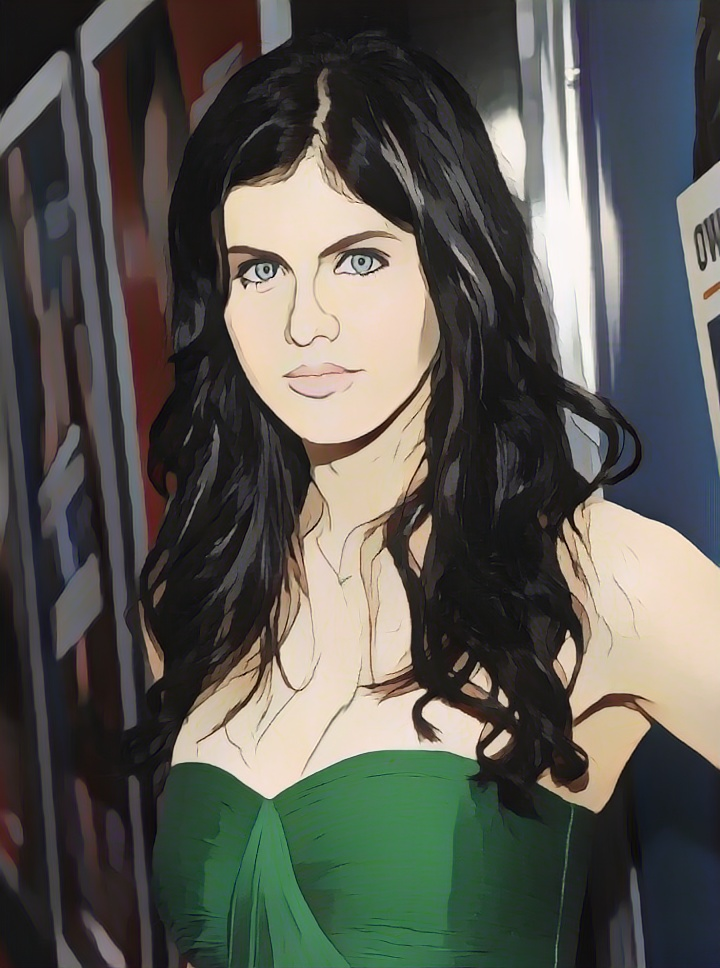
#> input picture sumit1136/White-box-cartoonization/cartoonized_images/actress2.jpg, 720 x 968 px, found by its file name
$ jupyter execute cartoonify.ipynb
#> lines starting #> are read from the running program, lines starting #| are printed output that depends on the picture; after the words box and inside, x2 and y2 are one past the last pixel; in counts of white or black regions, pixels touching at a corner belong together
<a href="https://colab.research.google.com/github/sumit1136/cartoonify-1/blob/main/sumit1136/cartoonify.ipynb" target="_parent"></a>

[cell 1]
import numpy as np
import cv2
from google.colab import files
originalImage = files.upload()
#> the answer given: actress2.jpg

[cell 2]
from skimage import io
from google.colab.patches import cv2_imshow

[cell 3]
for img in originalImage:
  io.imshow(img)
#> this loop made 1 pass
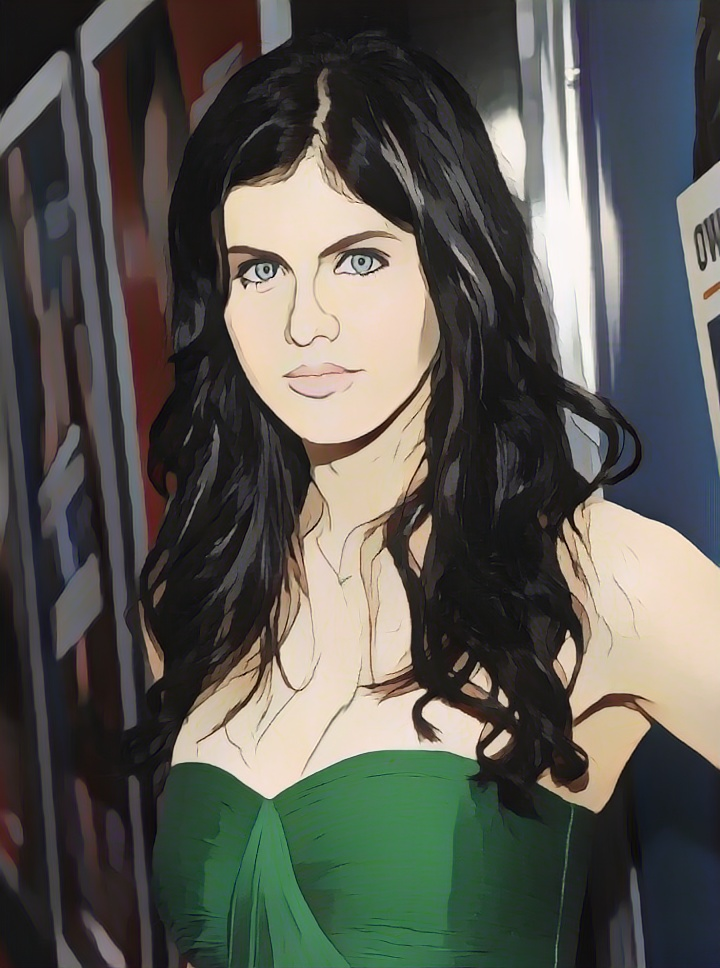
#> input picture sumit1136/White-box-cartoonization/cartoonized_images/actress2.jpg, 720 x 968 px, found by its file name

[cell 4]
img=cv2.imread(img)
io.imshow(img)

[cell 5]
img=cv2.cvtColor(img,cv2.COLOR_BGR2RGB)
#> img is the input picture: shape (968, 720, 3); mean R, G, B 88.5, 87.8, 81.9
io.imshow(img)

[cell 6]
gray = cv2.cvtColor(img,cv2.COLOR_BGR2GRAY)
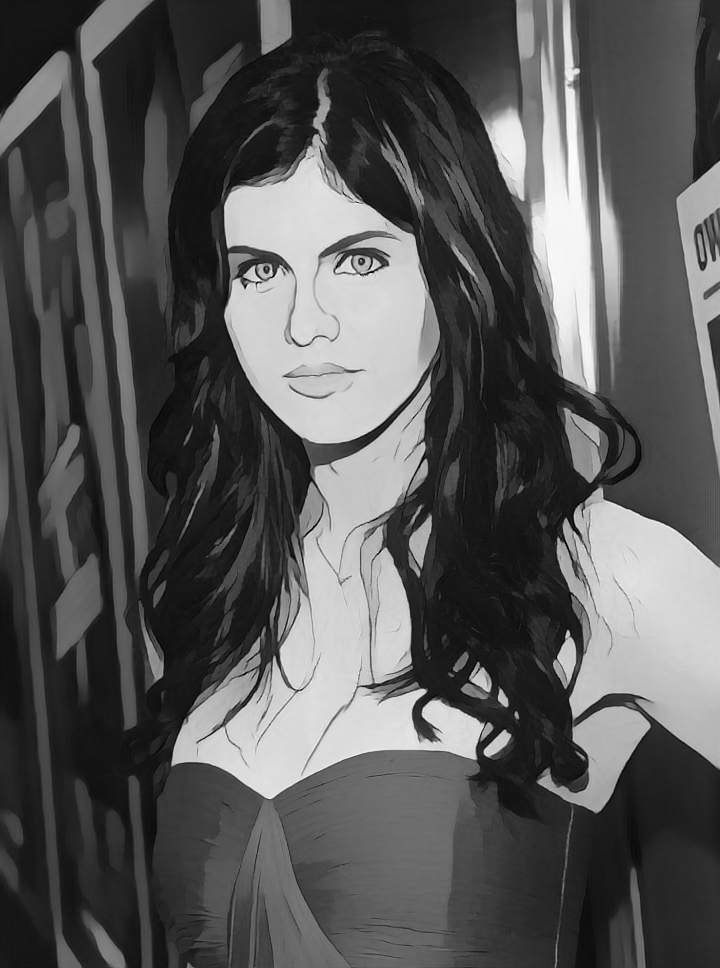
#> gray: shape (968, 720); min 0, max 254, mean 86.1
io.imshow(gray)

[cell 7]
imgBlur= cv2.medianBlur(gray, 5)
io.imshow(imgBlur)

[cell 8]
imgEdge=cv2.adaptiveThreshold(imgBlur,255,cv2.ADAPTIVE_THRESH_MEAN_C,cv2.THRESH_BINARY, 9, 9)
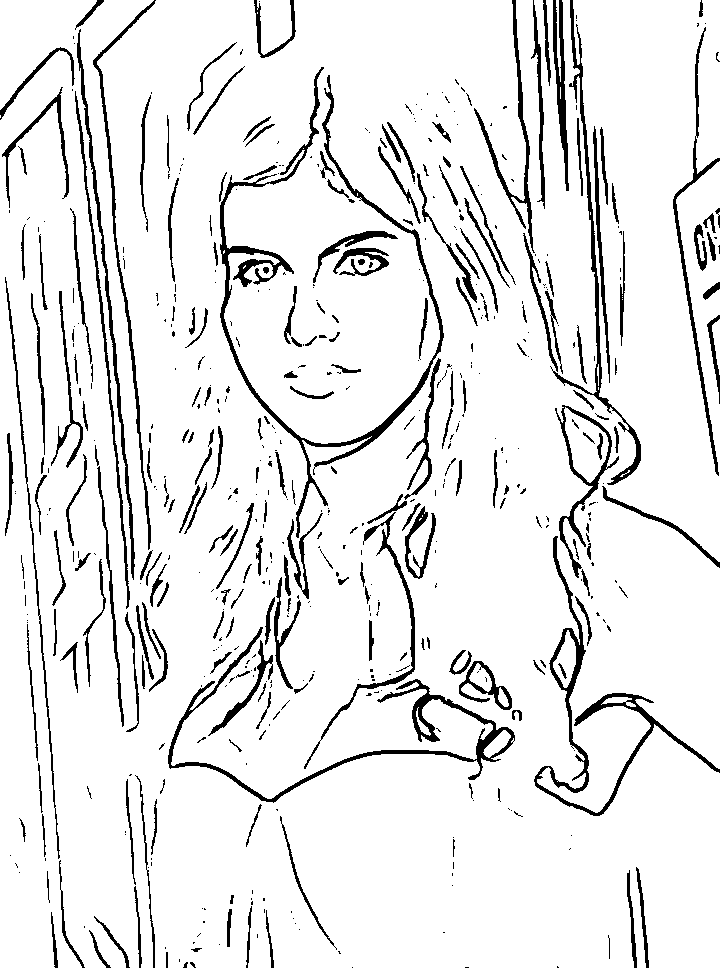
#> imgEdge: shape (968, 720); 91% white; 564 black regions (340 under 20 px), largest, box (x1, y1, x2, y2) and area: (220, 67, 444, 538) 5733, (168, 627, 515, 803) 3813, (534, 536, 720, 816) 3563
io.imshow(imgEdge)

[cell 9]
colored=cv2.bilateralFilter(img,9,250,250)
cartoon=cv2.bitwise_and(colored,colored,mask=imgEdge)
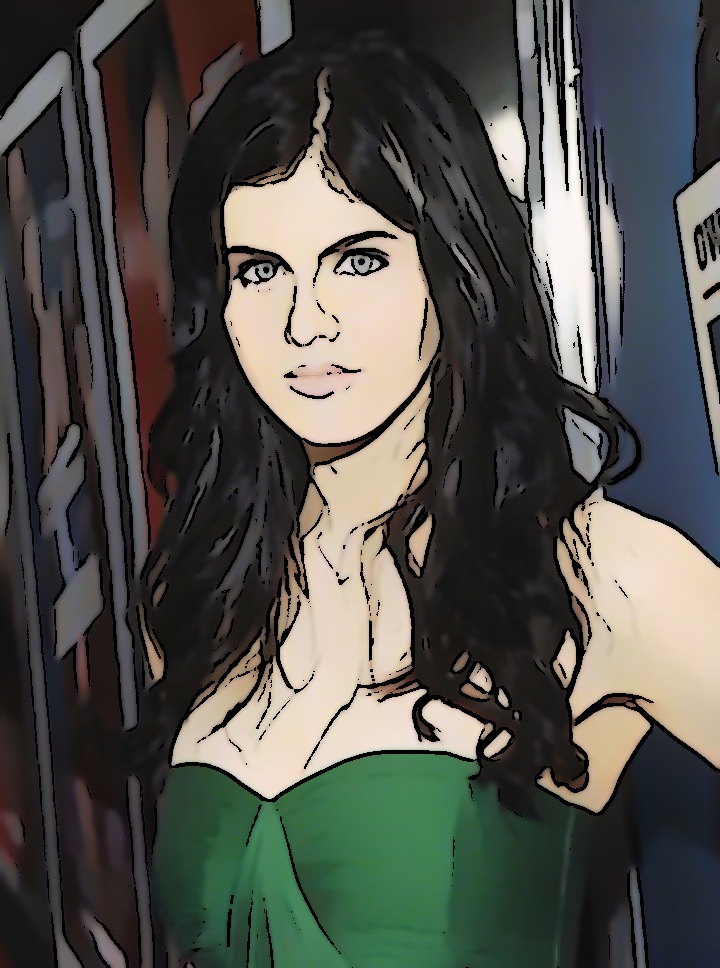
#> cartoon: shape (968, 720, 3); mean R, G, B 81.7, 81.6, 76
io.imshow(cartoon)

$ run again, on sumit1136/White-box-cartoonization/cartoonized_images/grass.jpg
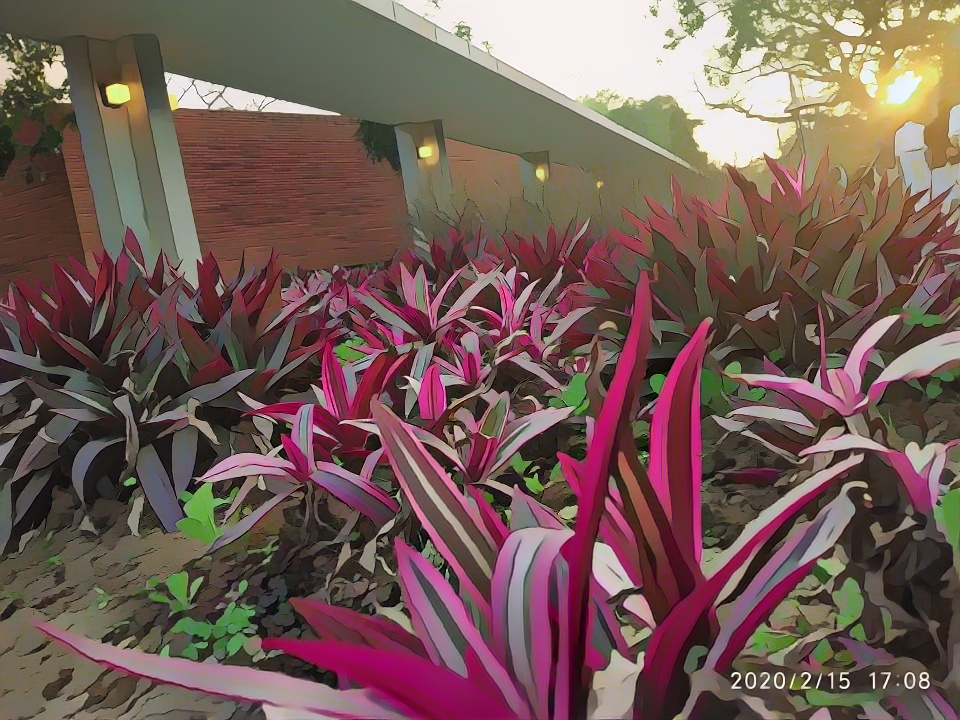
#> input picture sumit1136/White-box-cartoonization/cartoonized_images/grass.jpg, 960 x 720 px, found by its file name
#> the loop `for img in originalImage:` made 1 pass
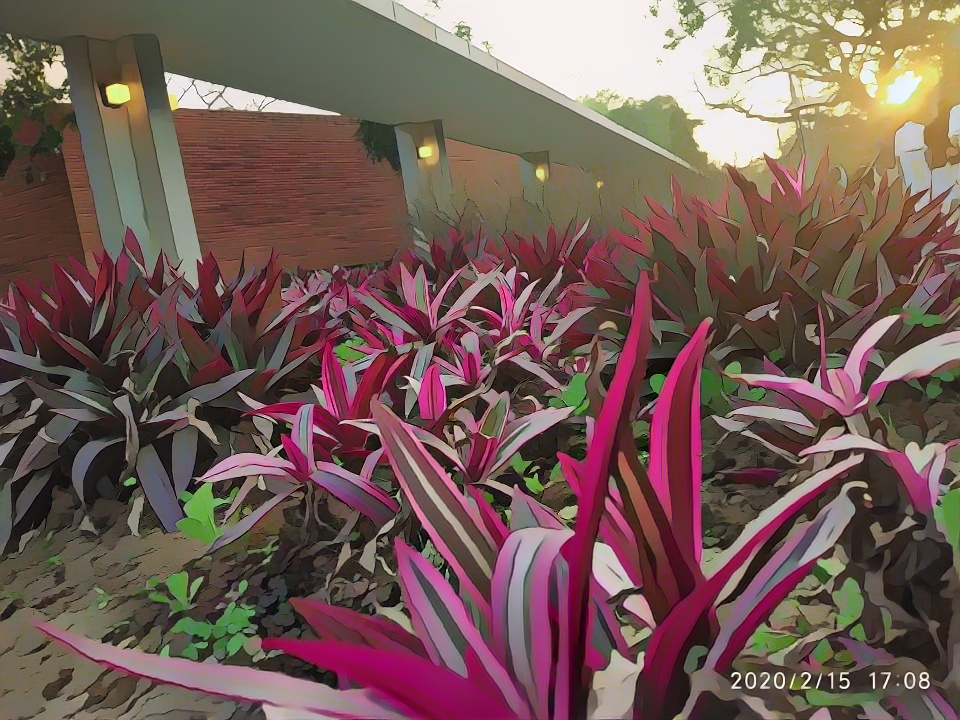
#> input picture sumit1136/White-box-cartoonization/cartoonized_images/grass.jpg, 960 x 720 px, found by its file name
#> img is the input picture: shape (720, 960, 3); mean R, G, B 116.3, 92.2, 86.6
#> `imgEdge=cv2.adaptiveThreshold(imgBlur,255,cv2.ADAPTIVE_THRESH_MEAN_C,c..`:
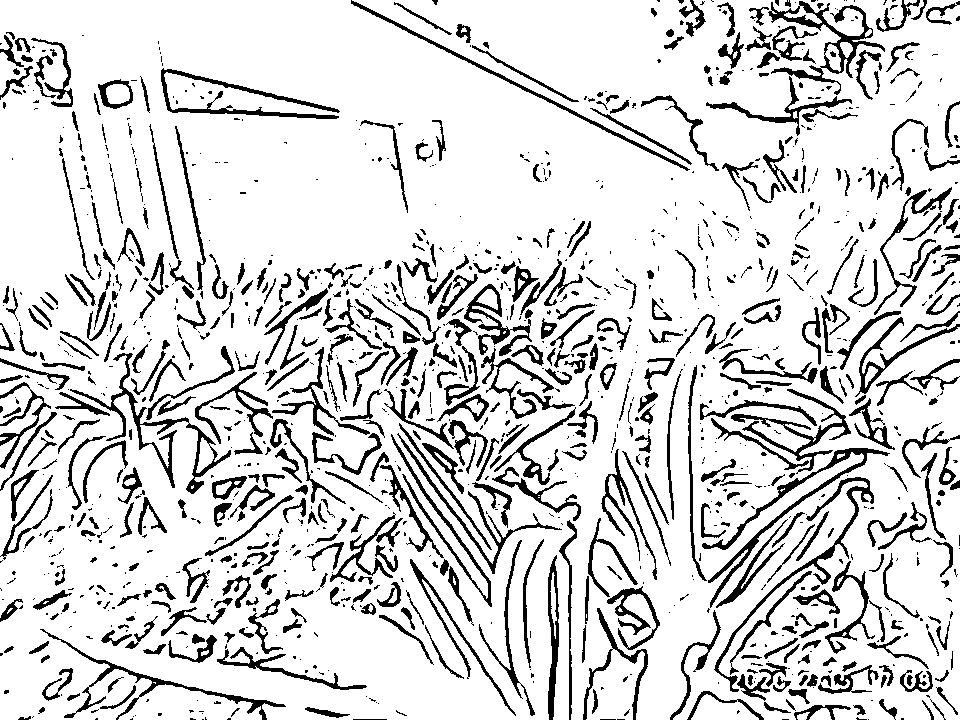
#> imgEdge: shape (720, 960); 84.6% white; 1316 black regions (752 under 20 px), largest, box (x1, y1, x2, y2) and area: (702, 448, 890, 608) 2172, (70, 353, 231, 494) 2084, (768, 1, 885, 95) 2008
#> `cartoon=cv2.bitwise_and(colored,colored,mask=imgEdge)`:
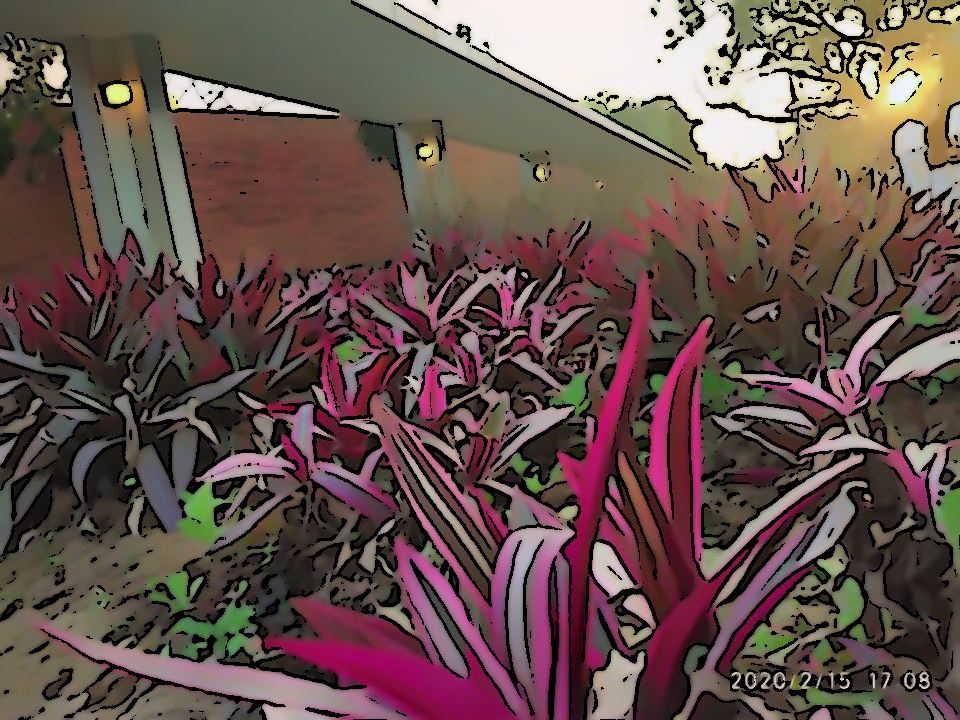
#> cartoon: shape (720, 960, 3); mean R, G, B 101.6, 81.2, 76.2

$ run again, on sumit1136/White-box-cartoonization/cartoonized_images/mountain4.jpg
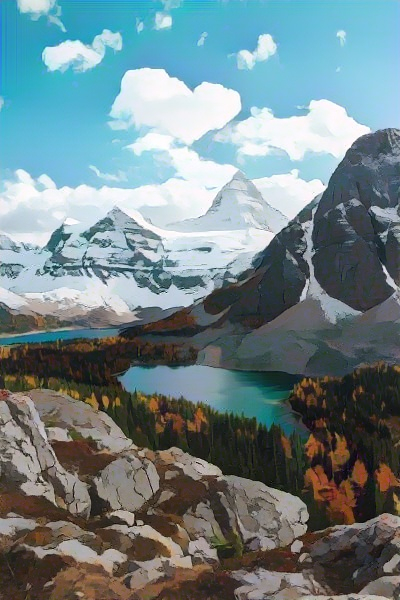
#> input picture sumit1136/White-box-cartoonization/cartoonized_images/mountain4.jpg, 400 x 600 px, found by its file name
#> the loop `for img in originalImage:` made 1 pass
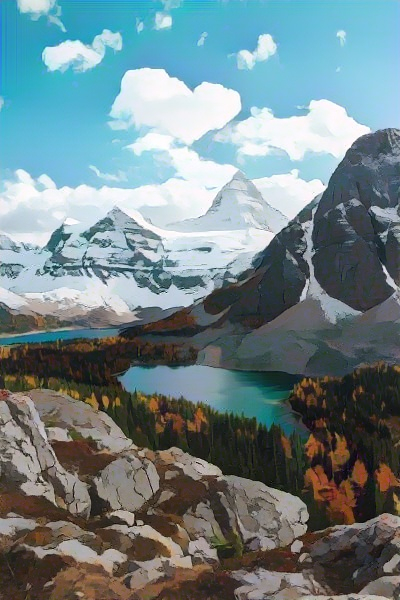
#> input picture sumit1136/White-box-cartoonization/cartoonized_images/mountain4.jpg, 400 x 600 px, found by its file name
#> img is the input picture: shape (600, 400, 3); mean R, G, B 113, 132.4, 136.5
#> `imgEdge=cv2.adaptiveThreshold(imgBlur,255,cv2.ADAPTIVE_THRESH_MEAN_C,c..`:
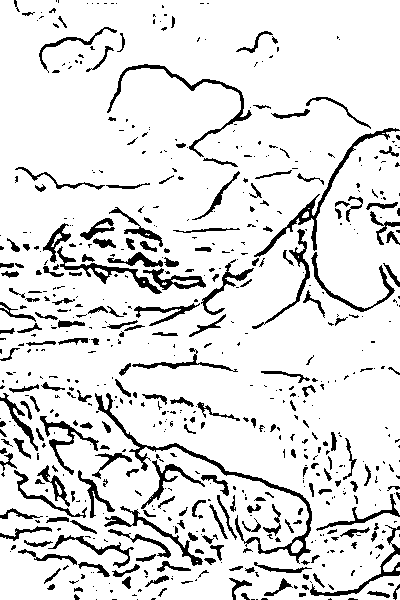
#> imgEdge: shape (600, 400); 88% white; 631 black regions (414 under 20 px), largest, box (x1, y1, x2, y2) and area: (95, 393, 312, 564) 1778, (254, 128, 400, 257) 1113, (107, 64, 252, 157) 931
#> `cartoon=cv2.bitwise_and(colored,colored,mask=imgEdge)`:
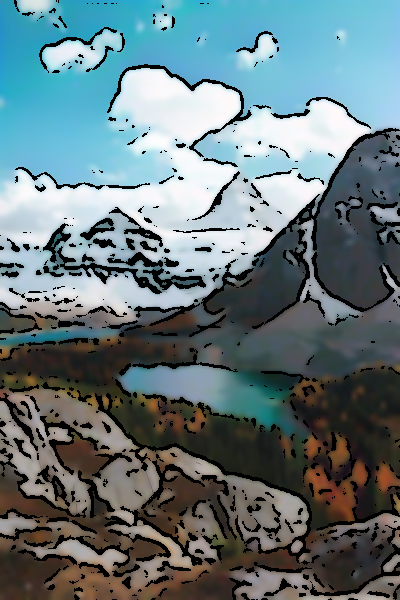
#> cartoon: shape (600, 400, 3); mean R, G, B 101.6, 120.3, 124.6
